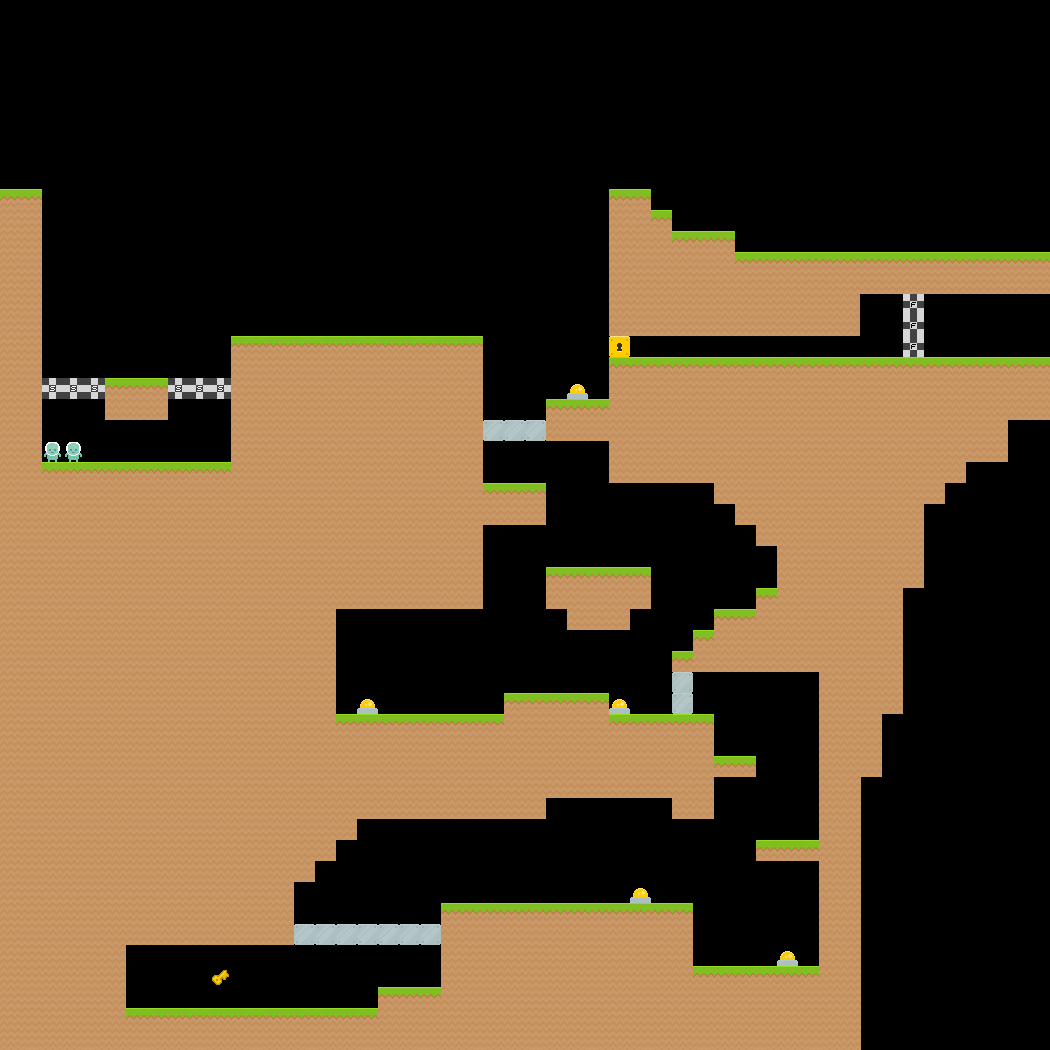

Tiled map render using the project's own tile images. Description and the map definition, with tile-layer contents summarised, below:
An orthogonal 50x50 tile map with 21x21 px tiles, 2 tile layers (Level Design, Trim) and 31 objects (12x Pressure Plate Block (closed), 6x Start Line, 5x Pressure Plate, 3x Finish Line, 2x Player, ...).

<map version="1.0" orientation="orthogonal" renderorder="right-down" width="50" height="50" tilewidth="21" tileheight="21" nextobjectid="1516">
 <properties>
  <property name="DeleteTiles" type="bool" value="true" />
  <property name="unity:resource" type="bool" value="true" />
  <property name="unity:resourcePath" value="Maps" />
 </properties>
 <tileset firstgid="1" name="Cooperace Simple" tilewidth="21" tileheight="21" tilecount="18" columns="6">
  <image source="tilesets/simple.png" width="126" height="63" />
  <tile id="4">
   <properties>
    <property name="Player" value="" />
   </properties>
  </tile>
  <tile id="13">
   <objectgroup draworder="index">
    <object id="2" x="0" y="0" width="21" height="21" />
   </objectgroup>
  </tile>
 </tileset>
 <layer name="Level Design" width="50" height="50">
  <properties>
   <property name="unity:ignore" value="visual" />
  </properties>
  <data>[2500 cells, 1152 non-empty, 9 distinct tile ids]</data>
 </layer>
 <layer name="Trim" width="50" height="50">
  <properties>
   <property name="unity:ignore" value="collision" />
  </properties>
  <data>[2500 cells, 1120 non-empty, 6 distinct tile ids]</data>
 </layer>
 <objectgroup name="UnityObjects">
  <object id="1486" name="Player" x="42" y="441" width="21" height="21">
   <properties>
    <property name="Player" value="" />
   </properties>
  </object>
  <object id="1487" name="Player" x="63" y="441" width="21" height="21">
   <properties>
    <property name="Player" value="" />
   </properties>
  </object>
  <object id="1488" name="Start Line" x="42" y="378" width="21" height="21">
   <properties>
    <property name="StartLine" value="" />
   </properties>
  </object>
  <object id="1489" name="Start Line" x="63" y="378" width="21" height="21">
   <properties>
    <property name="StartLine" value="" />
   </properties>
  </object>
  <object id="1490" name="Start Line" x="84" y="378" width="21" height="21">
   <properties>
    <property name="StartLine" value="" />
   </properties>
  </object>
  <object id="1491" name="Start Line" x="168" y="378" width="21" height="21">
   <properties>
    <property name="StartLine" value="" />
   </properties>
  </object>
  <object id="1492" name="Start Line" x="189" y="378" width="21" height="21">
   <properties>
    <property name="StartLine" value="" />
   </properties>
  </object>
  <object id="1493" name="Start Line" x="210" y="378" width="21" height="21">
   <properties>
    <property name="StartLine" value="" />
   </properties>
  </object>
  <object id="1494" name="Key" x="210" y="966" width="21" height="21">
   <properties>
    <property name="Key" value="" />
   </properties>
  </object>
  <object id="1495" name="Key Block" x="609" y="336" width="21" height="21">
   <properties>
    <property name="KeyBlock" value="" />
   </properties>
  </object>
  <object id="1496" name="Finish Line" x="903" y="294" width="21" height="21">
   <properties>
    <property name="FinishLine" value="" />
   </properties>
  </object>
  <object id="1497" name="Finish Line" x="903" y="315" width="21" height="21">
   <properties>
    <property name="FinishLine" value="" />
   </properties>
  </object>
  <object id="1498" name="Finish Line" x="903" y="336" width="21" height="21">
   <properties>
    <property name="FinishLine" value="" />
   </properties>
  </object>
  <object id="1499" name="Pressure Plate" x="567" y="378" width="21" height="21">
   <properties>
    <property name="Address" value="1" />
    <property name="PressurePlate" value="" />
   </properties>
  </object>
  <object id="1500" name="Pressure Plate" x="357" y="693" width="21" height="21">
   <properties>
    <property name="Address" value="2" />
    <property name="PressurePlate" value="" />
   </properties>
  </object>
  <object id="1501" name="Pressure Plate" x="609" y="693" width="21" height="21">
   <properties>
    <property name="Address" value="1" />
    <property name="PressurePlate" value="" />
   </properties>
  </object>
  <object id="1502" name="Pressure Plate" x="630" y="882" width="21" height="21">
   <properties>
    <property name="Address" value="3" />
    <property name="PressurePlate" value="" />
   </properties>
  </object>
  <object id="1503" name="Pressure Plate" x="777" y="945" width="21" height="21">
   <properties>
    <property name="Address" value="2" />
    <property name="PressurePlate" value="" />
   </properties>
  </object>
  <object id="1504" name="Pressure Plate Block (closed)" x="483" y="420" width="21" height="21">
   <properties>
    <property name="Address" value="1" />
    <property name="DefaultState" value="closed" />
    <property name="PressurePlateBlock" value="" />
   </properties>
  </object>
  <object id="1505" name="Pressure Plate Block (closed)" x="504" y="420" width="21" height="21">
   <properties>
    <property name="Address" value="1" />
    <property name="DefaultState" value="closed" />
    <property name="PressurePlateBlock" value="" />
   </properties>
  </object>
  <object id="1506" name="Pressure Plate Block (closed)" x="525" y="420" width="21" height="21">
   <properties>
    <property name="Address" value="1" />
    <property name="DefaultState" value="closed" />
    <property name="PressurePlateBlock" value="" />
   </properties>
  </object>
  <object id="1507" name="Pressure Plate Block (closed)" x="672" y="672" width="21" height="21">
   <properties>
    <property name="Address" value="2" />
    <property name="DefaultState" value="closed" />
    <property name="PressurePlateBlock" value="" />
   </properties>
  </object>
  <object id="1508" name="Pressure Plate Block (closed)" x="672" y="693" width="21" height="21">
   <properties>
    <property name="Address" value="2" />
    <property name="DefaultState" value="closed" />
    <property name="PressurePlateBlock" value="" />
   </properties>
  </object>
  <object id="1509" name="Pressure Plate Block (closed)" x="294" y="924" width="21" height="21">
   <properties>
    <property name="Address" value="3" />
    <property name="DefaultState" value="closed" />
    <property name="PressurePlateBlock" value="" />
   </properties>
  </object>
  <object id="1510" name="Pressure Plate Block (closed)" x="315" y="924" width="21" height="21">
   <properties>
    <property name="Address" value="3" />
    <property name="DefaultState" value="closed" />
    <property name="PressurePlateBlock" value="" />
   </properties>
  </object>
  <object id="1511" name="Pressure Plate Block (closed)" x="336" y="924" width="21" height="21">
   <properties>
    <property name="Address" value="3" />
    <property name="DefaultState" value="closed" />
    <property name="PressurePlateBlock" value="" />
   </properties>
  </object>
  <object id="1512" name="Pressure Plate Block (closed)" x="357" y="924" width="21" height="21">
   <properties>
    <property name="Address" value="3" />
    <property name="DefaultState" value="closed" />
    <property name="PressurePlateBlock" value="" />
   </properties>
  </object>
  <object id="1513" name="Pressure Plate Block (closed)" x="378" y="924" width="21" height="21">
   <properties>
    <property name="Address" value="3" />
    <property name="DefaultState" value="closed" />
    <property name="PressurePlateBlock" value="" />
   </properties>
  </object>
  <object id="1514" name="Pressure Plate Block (closed)" x="399" y="924" width="21" height="21">
   <properties>
    <property name="Address" value="3" />
    <property name="DefaultState" value="closed" />
    <property name="PressurePlateBlock" value="" />
   </properties>
  </object>
  <object id="1515" name="Pressure Plate Block (closed)" x="420" y="924" width="21" height="21">
   <properties>
    <property name="Address" value="3" />
    <property name="DefaultState" value="closed" />
    <property name="PressurePlateBlock" value="" />
   </properties>
  </object>
 </objectgroup>
</map>
